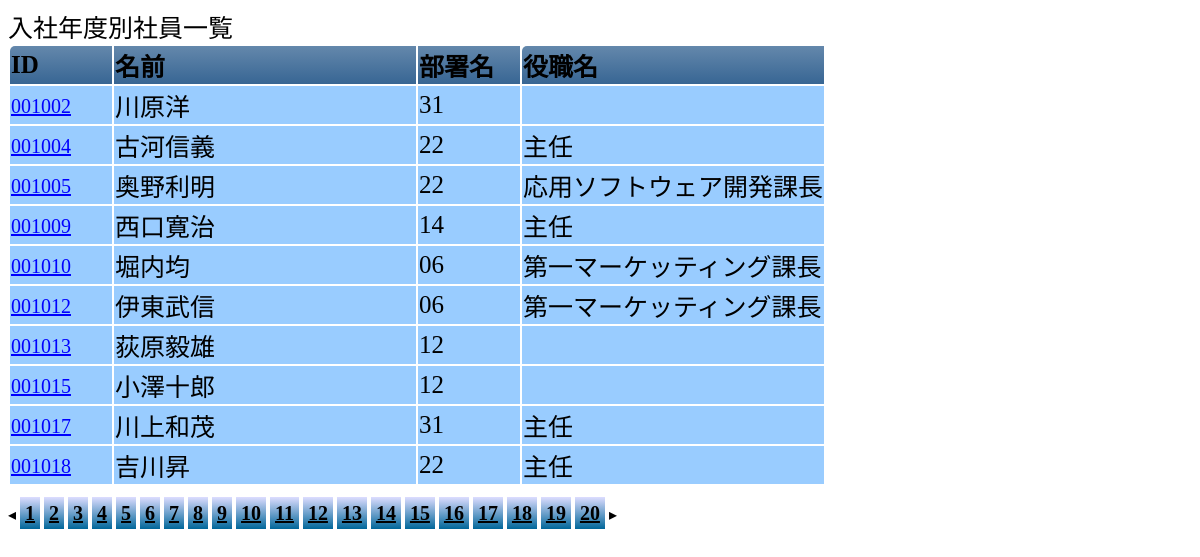
Page /yearmember.php on the committed database.
### tables this page shows
CREATE TABLE IF NOT EXISTS `employee` (
  `id` char(6) NOT NULL,
  `name` varchar(20) NOT NULL,
  `kananame` varchar(20) NOT NULL,
  `post` char(2) NOT NULL,
  `offtitle` varchar(20) NOT NULL,
  `joinyear` char(4) NOT NULL,
  `birth` char(8) NOT NULL,
  `sex` char(1) NOT NULL,
  `extnumber` char(4) NOT NULL,
  PRIMARY KEY (`id`)
);

CREATE TABLE IF NOT EXISTS `post` (
  `id` char(2) NOT NULL,
  `name` varchar(20) NOT NULL
);

### yearmember.php (the view, shortened to what this page needs)
<!doctype html>
<html lang="en">
<head>
</head>
<link rel="stylesheet" href="./css/base.css">
<body>
	<table>
	<caption>入社年度別社員一覧</caption>
	<tr>
		<th class="id">ID</th><th class="name">名前</th><th class="post">部署名</th><th class="offtitle">役職名</th>
	</tr>
	<?php
				$i = 0;
				$i = $i * 5;
				$year = "";
				$connection = mysqli_connect("localhost","root","");
				mysqli_set_charset($connection,"utf8");
				$SQL = "SELECT em.id,em.name,ps.id,em.offtitle from employee em JOIN post ps ON em.post = ps.id where em.joinyear = ".$year." LIMIT ".$i.",10";
				if($_GET["year"] == ""){
					$SQL = $SQL = "SELECT em.id,em.name,ps.id,em.offtitle from employee em JOIN post ps ON em.post = ps.id LIMIT ".$i.",10";
				}
				$result = mysqli_query($connection,$SQL);
				while($resultstring = mysqli_fetch_array($result, MYSQLI_BOTH))
				{
					?>
					<tr>
						<td class="id"><a href="./member.php?id=<?php echo $resultstring["0"];?>"><?php echo $resultstring["0"];?></a></td>
						<td class="name"><?php echo $resultstring["1"];?></td>
						<td class="post"><?php echo $resultstring["2"];?></td>
						<td class="offtitle"><?php echo $resultstring["3"];?></td>
					</tr>
					<?php
				}
				$SQL = "SELECT count(*) from employee em where em.joinyear = ".$year;
				if($_GET["year"] == ""){
					$SQL = "SELECT count(*) from employee";
				}
				$result = mysqli_query($connection,$SQL);
						?>
					</table>
					<p>◂
				<?php
				while($resultstring = mysqli_fetch_array($result, MYSQLI_BOTH))
				{
					$endi = (int)($resultstring[0] / 10);
					for($i=1;$i<=$endi;$i++){
						?>
					<a class="paging" href="./allmember.php?i=<?php echo $i;?>"><?php echo $i;?></a>
						<?php
					}
				}
?>
▸</p>
</body>
</html>

### css/base.css (style rules this page uses)
table { font-size:25px; }
table th { text-align:left; background:linear-gradient(to bottom, rgba(34,85,136,0.7), rgba(34,85,136,0.9)); }
table th:first-child { border-radius: 5px 0 0 0; }
table th:last-child { border-radius: 5px 0 0 0; }
a { font-size:20px; }
table td { background-color:#99ccff; }
table caption { text-align:left; }
table .id { width:100px; }
table .name { width:300px; }
table .post { width:100px; }
table .offtitle { width:300px; }
.paging { text-decoration: underline; background:linear-gradient(to bottom, #ddddff, #006699); color:#000000; padding:5px; font-weight:bold; text-align:center; }
table td a { background-color:linear-gradient(to bottom, rgba(34,85,136,0.7), rgba(34,85,136,0.9)); color:#0000ff; text-decoration:underline; }

### rows in the picture
employee: id "001002", name "川原洋", post.id "31"
employee: id "001004", name "古河信義", post.id "22", offtitle "主任"
employee: id "001005", name "奥野利明", post.id "22", offtitle "応用ソフトウェア開発課長"
employee: id "001009", name "西口寛治", post.id "14", offtitle "主任"
employee: id "001010", name "堀内均", post.id "06", offtitle "第一マーケッティング課長"
employee: id "001012", name "伊東武信", post.id "06", offtitle "第一マーケッティング課長"
employee: id "001013", name "荻原毅雄", post.id "12"
employee: id "001015", name "小澤十郎", post.id "12"
employee: id "001017", name "川上和茂", post.id "31", offtitle "主任"
employee: id "001018", name "吉川昇", post.id "22", offtitle "主任"
